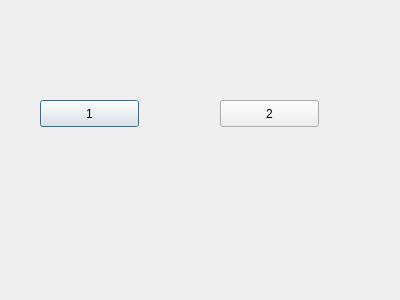
<?xml version="1.0" encoding="UTF-8"?>
<ui version="4.0">
 <class>Dialog</class>
 <widget class="QDialog" name="Dialog">
  <property name="geometry">
   <rect>
    <x>0</x>
    <y>0</y>
    <width>400</width>
    <height>300</height>
   </rect>
  </property>
  <property name="windowTitle">
   <string>Dialog</string>
  </property>
  <widget class="QPushButton" name="pushButton_1">
   <property name="geometry">
    <rect>
     <x>40</x>
     <y>100</y>
     <width>99</width>
     <height>27</height>
    </rect>
   </property>
   <property name="text">
    <string>1</string>
   </property>
  </widget>
  <widget class="QPushButton" name="pushButton_2">
   <property name="geometry">
    <rect>
     <x>220</x>
     <y>100</y>
     <width>99</width>
     <height>27</height>
    </rect>
   </property>
   <property name="text">
    <string>2</string>
   </property>
  </widget>
 </widget>
 <layoutdefault spacing="6" margin="11"/>
 <resources/>
 <connections/>
</ui>
